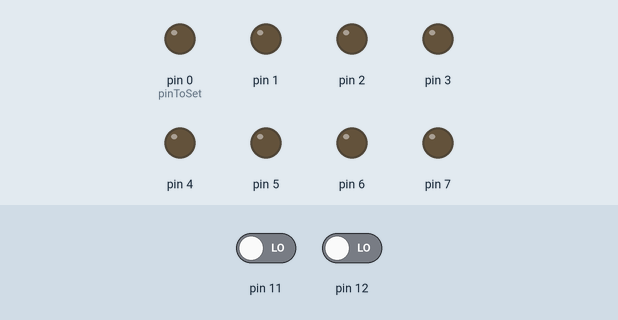
Recording of a sketch running on a simulated Arduino Uno, built with avr-gcc and run on an emulated ATmega328P. On the bench: output pins drawn as LEDs (lit = HIGH). The inputs (shaded band) are chosen by the test bench; at power-on: pin 11 LOW, pin 12 LOW.

Above: at 2.0 s.
2.1 s: pin 11 driven HIGH
5.1 s: pin 11 driven LOW and pin 12 driven HIGH
At 7.86 s:
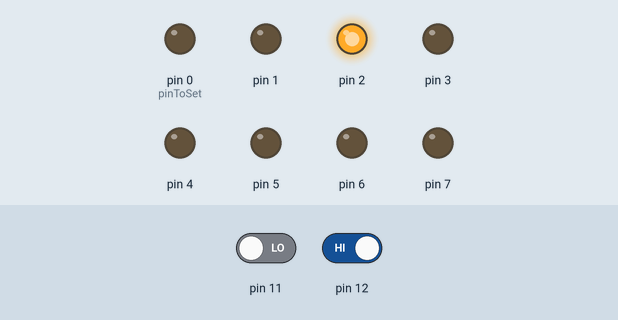
8.1 s: pin 12 driven LOW
At 10.74 s:
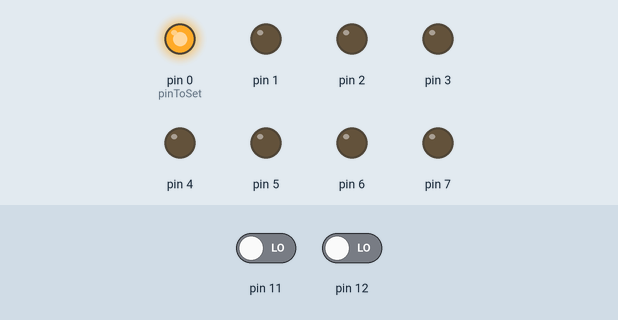
11.1 s: pin 12 driven HIGH
At 14.28 s:
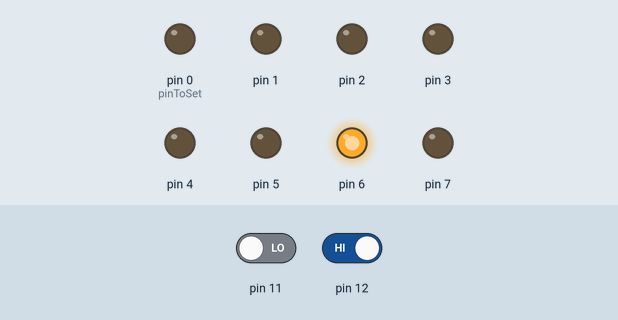
Timing chart, 0 to 15.1 s (numbered marks = the images above; inputs shaded):
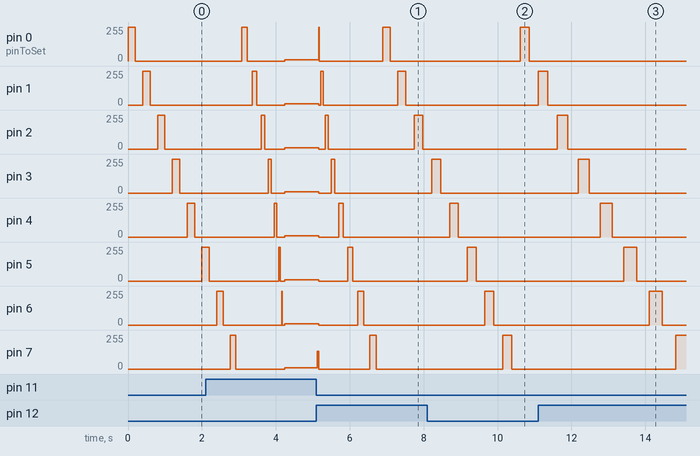

Measured:
- after the input at 5.1 s, pin 0 (pinToSet): 9/255 → 0/255 after 0.06 s, → 255/255 1.7 s later, → 0/255 0.20 s later; pin 1: 9/255 → 255/255 after 0.06 s, → 0/255 0.12 s later, → 255/255 2.0 s later, → 0/255 0.22 s later
- after the input at 8.1 s, pin 0 (pinToSet): 0/255 → 255/255 after 2.5 s, → 0/255 0.24 s later
- after the input at 11.1 s, pin 0 (pinToSet): stays 0/255 (without the input it goes to 255/255 after 3.4 s)

The sketch:

OneBitAtATimeButton.ino
```cpp
// Set the first 8 digital pins to be output pins
void setup()
{
  for( int i = 0; i < 8; i++ )
  {
    pinMode( i, OUTPUT );
  }

  pinMode( 12, INPUT );
  pinMode( 11, INPUT );

}

// Set the LEDs on and off, one at a time.
byte pinToSet = 0;
int pinSpeed = 200;

void loop()
{
  digitalWrite( pinToSet, HIGH );
  delay( pinSpeed );
  digitalWrite( pinToSet, LOW );
  delay( pinSpeed );
  pinToSet++;
  pinToSet %= 8;

  if( digitalRead( 12 ) == HIGH ){
    pinSpeed += 20;
  }

  if( digitalRead( 11 ) == HIGH && pinSpeed > 0){
    pinSpeed -= 20;
  }
}
```
